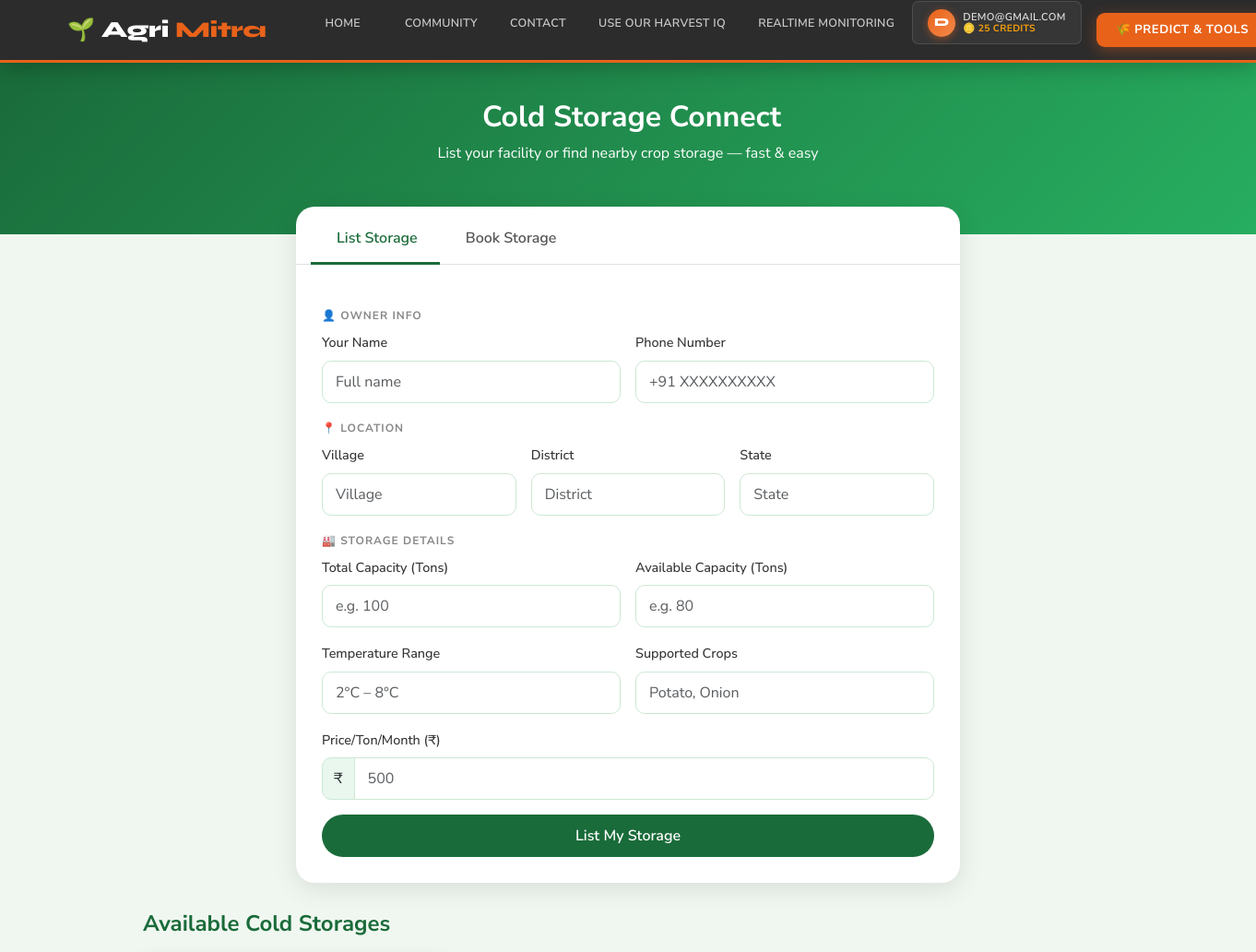
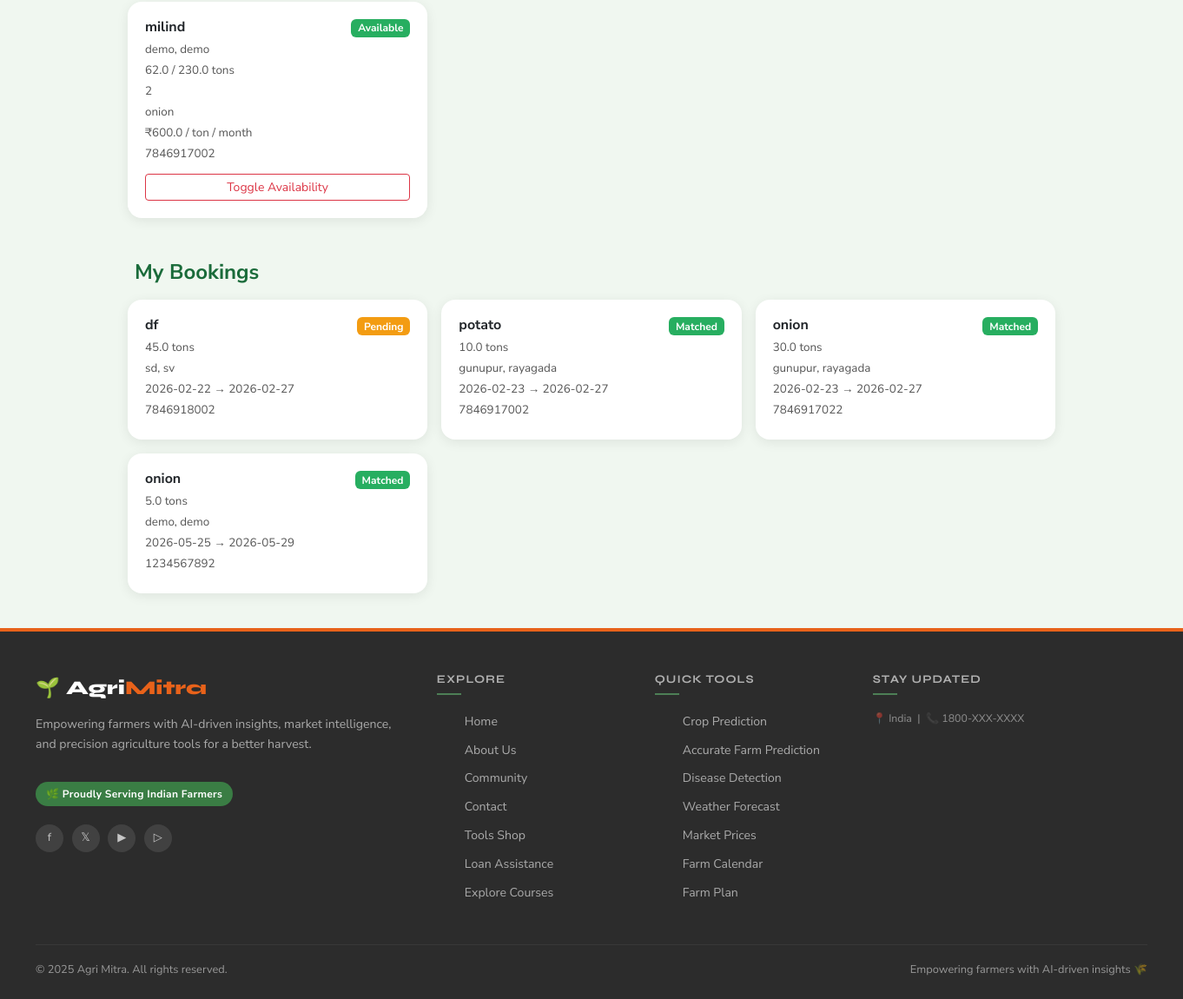
The page /cold-storage (signed in) on the database its author committed (2 pictures, top to bottom).
### crop-fertilizer-recommendation-main/app.py (models this page shows)
class ColdStorageOwner(db.Model):
    __tablename__ = 'cold_storage_owner'
    id                      = db.Column(db.Integer, primary_key=True)
    user_id                 = db.Column(db.Integer, db.ForeignKey('login_store.id'), nullable=True)
    owner_name              = db.Column(db.String(100), nullable=False)
    phone                   = db.Column(db.String(15),  nullable=False)
    village                 = db.Column(db.String(100), nullable=False)
    district                = db.Column(db.String(100), nullable=False)
    state                   = db.Column(db.String(100), nullable=False)
    total_capacity_tons     = db.Column(db.Float,       nullable=False)
    available_capacity_tons = db.Column(db.Float,       nullable=False)
    temperature_range       = db.Column(db.String(50),  nullable=False)  # e.g. "2°C - 8°C"
    supported_crops         = db.Column(db.String(200), nullable=False)  # e.g. "Potato, Onion"
    price_per_ton_per_month = db.Column(db.Float,       nullable=False)
    is_available            = db.Column(db.Boolean,     default=True)
    posted_at               = db.Column(db.DateTime,    default=datetime.utcnow)

class ColdStorageBooking(db.Model):
    __tablename__ = 'cold_storage_booking'
    id               = db.Column(db.Integer, primary_key=True)
    user_id          = db.Column(db.Integer, db.ForeignKey('login_store.id'), nullable=True)
    farmer_name      = db.Column(db.String(100), nullable=False)
    phone            = db.Column(db.String(15),  nullable=False)
    crop_name        = db.Column(db.String(100), nullable=False)   # e.g. "Potato"
    quantity_tons    = db.Column(db.Float,       nullable=False)
    preferred_village = db.Column(db.String(100), nullable=False)
    preferred_district = db.Column(db.String(100), nullable=False)
    storage_from     = db.Column(db.Date,        nullable=False)
    storage_until    = db.Column(db.Date,        nullable=False)
    matched_storage_id = db.Column(db.Integer, db.ForeignKey('cold_storage_owner.id'), nullable=True)
    status           = db.Column(db.String(20),  default='pending')
    posted_at        = db.Column(db.DateTime,    default=datetime.utcnow)

### crop-fertilizer-recommendation-main/app.py (the view)
@app.route('/cold-storage', methods=['GET', 'POST'])
def cold_storage_home():
    owner_form   = ColdStorageOwnerForm()
    booking_form = ColdStorageBookingForm()
    storages     = ColdStorageOwner.query.filter_by(is_available=True).all()
    bookings     = ColdStorageBooking.query.filter_by(user_id=session.get('user_id')).all()
    return render_template('cold_storage.html',
                           owner_form=owner_form,
                           booking_form=booking_form,
                           storages=storages,
                           bookings=bookings)

### crop-fertilizer-recommendation-main/templates/cold_storage.html (shortened to what this page needs)
{% extends "base.html" %}
{% block content %}
<div class="hero">
  <h1>Cold Storage Connect</h1>
  <p>List your facility or find nearby crop storage — fast & easy</p>
</div>
<div class="container">
  <div class="tab-card">
    <ul class="nav nav-tabs px-3 pt-2">
      <li class="nav-item">
        <button class="nav-link active" data-bs-toggle="tab" data-bs-target="#ownerTab">
           List Storage
        </button>
      </li>
      <li class="nav-item">
        <button class="nav-link" data-bs-toggle="tab" data-bs-target="#bookerTab">
           Book Storage
        </button>
      </li>
    </ul>
    <div class="tab-content">
      <div class="tab-pane fade show active" id="ownerTab">
        <form id="ownerForm" method="POST" action="{{ url_for('cold_storage_owner_add') }}">
          <div class="section-label">👤 Owner Info</div>
          <div class="row g-3">
            <div class="col-md-6">
              {{ owner_form.owner_name.label(class="form-label") }}
              {{ owner_form.owner_name(class="form-control", placeholder="Full name", id="owner_name") }}
            </div>
            <div class="col-md-6">
              {{ owner_form.phone.label(class="form-label") }}
              {{ owner_form.phone(class="form-control", placeholder="+91 XXXXXXXXXX", id="owner_phone") }}
            </div>
          </div>
          <div class="section-label">📍 Location</div>
          <div class="row g-3">
            <div class="col-md-4">
              {{ owner_form.village.label(class="form-label") }}
              {{ owner_form.village(class="form-control", placeholder="Village", id="owner_village") }}
            </div>
            <div class="col-md-4">
              {{ owner_form.district.label(class="form-label") }}
              {{ owner_form.district(class="form-control", placeholder="District", id="owner_district") }}
            </div>
            <div class="col-md-4">
              {{ owner_form.state.label(class="form-label") }}
              {{ owner_form.state(class="form-control", placeholder="State", id="owner_state") }}
            </div>
          </div>
          <div class="section-label">🏭 Storage Details</div>
          <div class="row g-3">
            <div class="col-md-6">
              {{ owner_form.total_capacity_tons.label(class="form-label") }}
              {{ owner_form.total_capacity_tons(class="form-control", placeholder="e.g. 100", id="owner_total") }}
            </div>
            <div class="col-md-6">
              {{ owner_form.available_capacity_tons.label(class="form-label") }}
              {{ owner_form.available_capacity_tons(class="form-control", placeholder="e.g. 80", id="owner_available") }}
            </div>
            <div class="col-md-6">
              {{ owner_form.temperature_range.label(class="form-label") }}
              {{ owner_form.temperature_range(class="form-control", placeholder="2°C – 8°C", id="owner_temp") }}
            </div>
            <div class="col-md-6">
              {{ owner_form.supported_crops.label(class="form-label") }}
              {{ owner_form.supported_crops(class="form-control", placeholder="Potato, Onion", id="owner_crops") }}
            </div>
            <div class="col-12">
              {{ owner_form.price_per_ton_per_month.label(class="form-label") }}
              <div class="input-group">
                <span class="input-group-text">₹</span>
                {{ owner_form.price_per_ton_per_month(class="form-control", placeholder="500", id="owner_price") }}
              </div>
            </div>
          </div>
          {{ owner_form.submit_owner(class="btn btn-green mt-3") }}
        </form>
      </div>
    </div>
  </div>
  <div class="storage-section">
    <h4>Available Cold Storages</h4>
    {% if storages %}
    <div class="row g-3">
      {% for s in storages %}
      <div class="col-md-4">
        <div class="card card-store h-100">
          <div class="card-body">
            <div class="d-flex justify-content-between align-items-start mb-1">
              <h6 class="fw-bold mb-0">{{ s.owner_name }}</h6>
              <span class="badge badge-avail text-white">Available</span>
            </div>
            <p class="meta"> {{ s.village }}, {{ s.district }}</p>
            <p class="meta"> {{ s.available_capacity_tons }} / {{ s.total_capacity_tons }} tons</p>
            <p class="meta"> {{ s.temperature_range }}</p>
            <p class="meta"> {{ s.supported_crops }}</p>
            <p class="meta"> ₹{{ s.price_per_ton_per_month }} / ton / month</p>
            <p class="meta"> {{ s.phone }}</p>
            {% if s.user_id == session.get('user_id') %}
            <a href="{{ url_for('toggle_cold_storage', owner_id=s.id) }}" class="btn btn-sm btn-outline-danger w-100 mt-2">Toggle Availability</a>
            {% endif %}
          </div>
        </div>
      </div>
      {% endfor %}
    </div>
    {% else %}
    <div class="empty-state">
      <i class="fas fa-snowflake fa-3x d-block mb-2"></i>
      <p>No storage listed yet. Be the first!</p>
    </div>
    {% endif %}
    {% if bookings %}
    <h4 class="mt-5">My Bookings</h4>
    <div class="row g-3">
      {% for b in bookings %}
      <div class="col-md-4">
        <div class="card card-store h-100">
          <div class="card-body">
            <div class="d-flex justify-content-between align-items-start mb-1">
              <h6 class="fw-bold mb-0">{{ b.crop_name }}</h6>
              <span class="badge text-white {{ 'badge-matched' if b.status == 'matched' else 'badge-pending' }}">
                {{ b.status | capitalize }}
              </span>
            </div>
            <p class="meta"> {{ b.quantity_tons }} tons</p>
            <p class="meta"> {{ b.preferred_village }}, {{ b.preferred_district }}</p>
            <p class="meta"> {{ b.storage_from }} → {{ b.storage_until }}</p>
            <p class="meta"> {{ b.phone }}</p>
          </div>
        </div>
      </div>
      {% endfor %}
    </div>
    {% endif %}
  </div>
</div>
{% endblock %}

### crop-fertilizer-recommendation-main/templates/base.html (shortened to what this page needs)
<!DOCTYPE html>
<html lang="en">
<head>
    <link href="https://cdnjs.cloudflare.com/ajax/libs/bootstrap/5.3.0/css/bootstrap.min.css" rel="stylesheet">
</head>
<body>
    <nav class="site-nav">
        <div class="nav-inner">
            <a class="nav-brand" href="{{ url_for('look') }}">
                <span>🌱</span> Agri<span class="brand-accent">Mitra</span>
            </a>
            <ul class="nav-links">
                <li><a href="{{ url_for('look') }}"
                        class="{% if request.endpoint == 'look' %}active{% endif %}">Home</a></li>
                < <li><a href="/farmer-connect">Community</a></li>
                    <li><a href="/contact">Contact</a></li>
                    <li><a href="/crop">USe Our Harvest IQ</a></li>
                    <li><a href="/new_predict">RealTime  Monitoring</a></li>
                    {% if session.get('logged_in') %}
                    <li>
                        <a href="{{ url_for('dashboard') }}"
                            class="account-btn {% if request.endpoint == 'dashboard' %}active{% endif %}">
                            <div class="account-avatar">
                                {{ session.get('email', 'U')[0].upper() }}
                            </div>
                            <div class="account-info">
                                <span class="account-email">{{ session.get('email', '') }}</span>
                                <span class="account-coins">🪙 {{ session.get('coins', 0) }} credits</span>
                            </div>
                        </a>
                    </li>
                    {% else %}
                    <li><a href="{{ url_for('login') }}">Login</a></li>
                    {% endif %}
            </ul>
            <div class="predict-wrap" id="predictWrap">
                <button class="predict-btn" id="predictToggle" onclick="togglePredict(event)">
                    🌾 Predict &amp; Tools <span class="arrow">▼</span>
                </button>
            </div>
        </div>
    </nav>
    <main>
        {% block content %}{% endblock %}
    </main>
    <footer class="site-footer">
        <div class="footer-inner">
            <div>
                <div class="footer-brand">🌱 Agri<span class="fb-accent">Mitra</span></div>
                <p class="footer-tagline">Empowering farmers with AI-driven insights, market intelligence, and precision
                    agriculture tools for a better harvest.</p>
                <div class="footer-green-strip">🌿 Proudly Serving Indian Farmers</div>
                <div class="social-links" style="margin-top:1.3rem;">
                    <a href="#" title="Facebook">f</a>
                    <a href="#" title="Twitter">𝕏</a>
                    <a href="#" title="Instagram">▶</a>
                    <a href="#" title="YouTube">▷</a>
                </div>
            </div>
            <div class="footer-col">
                <h4>Explore</h4>
                <ul>
                    <li><a href="{{ url_for('look') }}">Home</a></li>
                    <li><a href="{{ url_for('about') }}">About Us</a></li>
                    <li><a href="/ftalk">Community</a></li>
                    <li><a href="/contact">Contact</a></li>
                    <li><a href="/shop">Tools Shop</a></li>
                    <li><a href="/loan">Loan Assistance</a></li>
                    <li><a href="/courses">Explore Courses</a></li>
                </ul>
            </div>
            <div class="footer-col">
                <h4>Quick Tools</h4>
                <ul>
                    <li><a href="/predict">Crop Prediction</a></li>
                    <li><a href="{{ url_for('new_predict') }}">Accurate Farm Prediction</a></li>
                    <li><a href="/disease-detection">Disease Detection</a></li>
                    <li><a href="/weather">Weather Forecast</a></li>
                    <li><a href="/mp">Market Prices</a></li>
                    <li><a href="/farming-calendar">Farm Calendar</a></li>
                    <li><a href="/farm-plan">Farm Plan</a></li>
                </ul>
            </div>
            <div class="footer-col">
                <h4>Stay Updated</h4>
                <p style="font-size:.77rem; opacity:.55; margin-top:.85rem;">📍 India &nbsp;|&nbsp; 📞 1800-XXX-XXXX</p>
            </div>
        </div>
        <div class="footer-bottom">
            <span>© 2025 Agri Mitra. All rights reserved.</span>
            <span>Empowering farmers with AI-driven insights 🌾</span>
        </div>
    </footer>
</body>
</html>

### rows shown on the page
ColdStorageOwner: owner_name "milind", village "demo", district "demo", available_capacity_tons "62.0", total_capacity_tons "230.0", temperature_range "2", supported_crops "onion", price_per_ton_per_month "600.0", phone "7846917002"
ColdStorageBooking: crop_name "df", status "Pending", quantity_tons "45.0", preferred_village "sd", preferred_district "sv", storage_from "2026-02-22", storage_until "2026-02-27", phone "7846918002"
ColdStorageBooking: crop_name "potato", status "Matched", quantity_tons "10.0", preferred_village "gunupur", preferred_district "rayagada", storage_from "2026-02-23", storage_until "2026-02-27", phone "7846917002"
ColdStorageBooking: crop_name "onion", status "Matched", quantity_tons "30.0", preferred_village "gunupur", preferred_district "rayagada", storage_from "2026-02-23", storage_until "2026-02-27", phone "7846917022"
ColdStorageBooking: crop_name "onion", status "Matched", quantity_tons "5.0", preferred_village "demo", preferred_district "demo", storage_from "2026-05-25", storage_until "2026-05-29", phone "1234567892"

### other values the page prints
{{ session.get('email', 'U')[0].upper() }} "D"
{{ session.get('email', '') }} "DEMO@GMAIL.COM"
{{ session.get('coins', 0) }} "25"
{{ owner_form.owner_name.label(class="form-label") }} "Your Name"
{{ owner_form.phone.label(class="form-label") }} "Phone Number"
{{ owner_form.village.label(class="form-label") }} "Village"
{{ owner_form.district.label(class="form-label") }} "District"
{{ owner_form.state.label(class="form-label") }} "State"
{{ owner_form.total_capacity_tons.label(class="form-label") }} "Total Capacity (Tons)"
{{ owner_form.available_capacity_tons.label(class="form-label") }} "Available Capacity (Tons)"
{{ owner_form.temperature_range.label(class="form-label") }} "Temperature Range"
{{ owner_form.supported_crops.label(class="form-label") }} "Supported Crops"
{{ owner_form.price_per_ton_per_month.label(class="form-label") }} "Price/Ton/Month (₹)"
